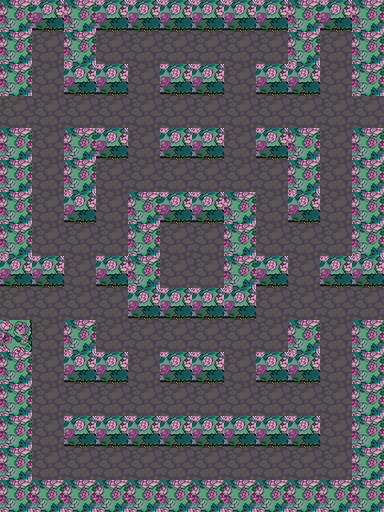

Below is a game level as drawn by its tile map, then a one-line description and the .tmx file that defines it, in full:
An orthogonal 12x16 tile map with 32x32 px tiles, 2 tile layers (GroundLayer, WallLayer).

<map version="1.2" tiledversion="1.2.4" orientation="orthogonal" renderorder="right-down" width="12" height="16" tilewidth="32" tileheight="32" infinite="0" nextlayerid="5" nextobjectid="1">
 <tileset firstgid="1" name="tileTest" tilewidth="32" tileheight="32" tilecount="1024" columns="32">
  <image source="../prototype/public/assets/terrain.png" width="1024" height="1024" />
 </tileset>
 <layer id="3" name="GroundLayer" width="12" height="16">
  <data encoding="csv">
175,175,175,175,175,175,175,175,175,175,175,175,
175,175,175,175,175,175,175,175,175,175,175,175,
175,175,175,175,175,175,175,175,175,175,175,175,
175,175,175,175,175,175,175,175,175,175,175,175,
175,175,175,175,175,175,175,175,175,175,175,175,
175,175,175,175,175,175,175,175,175,175,175,175,
175,175,175,175,175,175,175,175,175,175,175,175,
175,175,175,175,175,175,175,175,175,175,175,175,
175,175,175,175,175,175,175,175,175,175,175,175,
175,175,175,175,175,175,175,175,175,175,175,175,
175,175,175,175,175,175,175,175,175,175,175,175,
175,175,175,175,175,175,175,175,175,175,175,175,
175,175,175,175,175,175,175,175,175,175,175,175,
175,175,175,175,175,175,175,175,175,175,175,175,
175,175,175,175,175,175,175,175,175,175,175,175,
175,175,175,175,175,175,175,175,175,175,175,175
</data>
 </layer>
 <layer id="4" name="WallLayer" width="12" height="16">
  <data encoding="csv">
299,331,299,331,331,331,331,331,331,299,331,299,
299,0,299,0,0,0,0,0,0,299,0,299,
299,0,331,331,0,331,331,0,331,331,0,299,
0,0,0,0,0,0,0,0,0,0,0,0,
299,0,299,331,0,331,331,0,331,299,0,299,
299,0,299,0,0,0,0,0,0,299,0,299,
299,0,331,0,299,331,331,299,0,331,0,299,
299,0,0,0,299,0,0,299,0,0,0,299,
331,331,0,331,299,0,0,299,331,0,331,331,
0,0,0,0,331,331,331,331,0,0,0,0,
300,0,299,0,0,0,0,0,0,299,0,299,
299,0,331,331,0,331,331,0,331,331,0,299,
299,0,0,0,0,0,0,0,0,0,0,299,
299,0,331,331,331,331,331,331,331,331,0,299,
299,0,0,0,0,0,0,0,0,0,0,299,
299,299,299,299,299,299,299,299,299,299,299,299
</data>
 </layer>
</map>